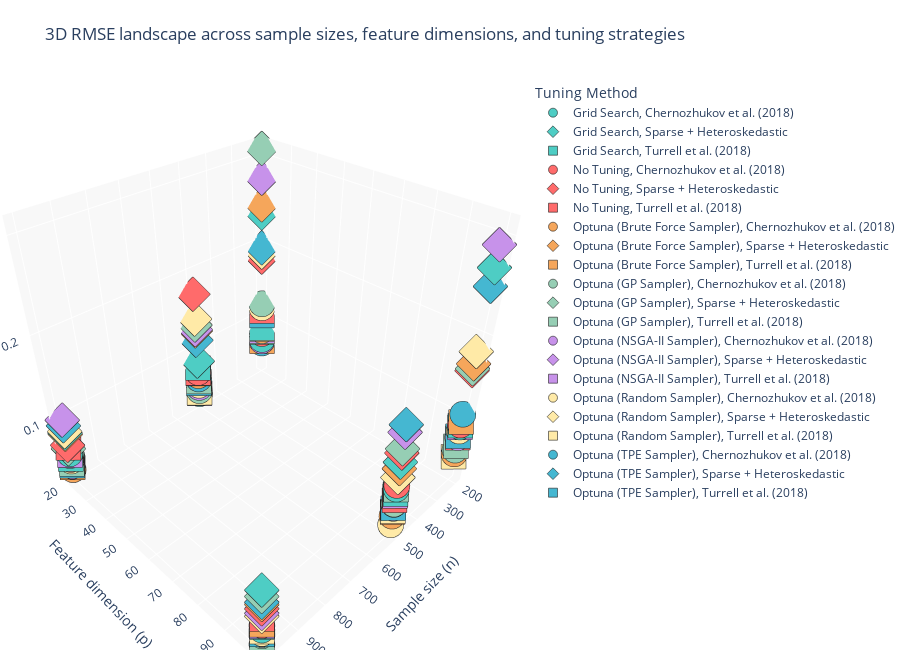

The code cell stored with this chart in its notebook:
### Code cell
# 3D interactive view of RMSE across sample sizes, feature dimensions, and tuning methods
import plotly.express as px

plot_rmse_3d_df = summary_df.copy()
plot_rmse_3d_df["n"] = plot_rmse_3d_df["n_obs"]
plot_rmse_3d_df["p"] = plot_rmse_3d_df["n_vars"]
plot_rmse_3d_df["DGP"] = plot_rmse_3d_df["dgp_label"]
plot_rmse_3d_df["Method"] = plot_rmse_3d_df["method_display"]

fig = px.scatter_3d(
    plot_rmse_3d_df,
    x="n",
    y="p",
    z="rmse",
    color="Method",
    symbol="DGP",
    hover_data={
        "n": True,
        "p": True,
        "rmse": ":.4f",
        "DGP": True,
    },
    labels={
        "n": "Sample size (n)",
        "p": "Feature dimension (p)",
        "rmse": "RMSE of θ̂",
    },
    color_discrete_map=plot_palette,
    height=650,
 )
fig.update_traces(marker=dict(size=9, line=dict(width=0.6, color="#222")))
fig.update_layout(
    title="3D RMSE landscape across sample sizes, feature dimensions, and tuning strategies",
    legend_title="Tuning Method",
    scene=dict(
        xaxis_title="Sample size (n)",
        yaxis_title="Feature dimension (p)",
        zaxis_title="RMSE of θ̂",
        xaxis=dict(backgroundcolor="#f8f8f8"),
        yaxis=dict(backgroundcolor="#f8f8f8"),
        zaxis=dict(backgroundcolor="#f8f8f8"),
    ),
    margin=dict(l=0, r=0, t=80, b=0),
 )
fig.show()

### Figure 1 — Plotly figure (JSON) as saved in the notebook; plotly's stock layout.template omitted (floating-point values rounded to 4 significant figures)
{"data": [{"customdata": [["Chernozhukov et al. (2018)"], ["Chernozhukov et al. (2018)"], ["Chernozhukov et al. (2018)"], ["Chernozhukov et al. (2018)"], ["Chernozhukov et al. (2018)"], ["Chernozhukov et al. (2018)"]], "hovertemplate": "Method=Grid Search<br>DGP=%{customdata[0]}<br>Sample size (n)=%{x}<br>Feature dimension (p)=%{y}<br>RMSE of θ̂=%{z:.4f}<extra></extra>", "legendgroup": "Grid Search, Chernozhukov et al. (2018)", "marker": {"color": "#4ECDC4", "line": {"color": "#222", "width": 0.6}, "size": 9, "symbol": "circle"}, "mode": "markers", "name": "Grid Search, Chernozhukov et al. (2018)", "scene": "scene", "showlegend": true, "type": "scatter3d", "x": [200, 200, 500, 500, 1000, 1000], "y": [20, 100, 20, 100, 20, 100], "z": [0.06469, 0.08976, 0.03558, 0.07796, 0.05294, 0.04449]}, {"customdata": [["Sparse + Heteroskedastic"], ["Sparse + Heteroskedastic"], ["Sparse + Heteroskedastic"], ["Sparse + Heteroskedastic"], ["Sparse + Heteroskedastic"], ["Sparse + Heteroskedastic"]], "hovertemplate": "Method=Grid Search<br>DGP=%{customdata[0]}<br>Sample size (n)=%{x}<br>Feature dimension (p)=%{y}<br>RMSE of θ̂=%{z:.4f}<extra></extra>", "legendgroup": "Grid Search, Sparse + Heteroskedastic", "marker": {"color": "#4ECDC4", "line": {"color": "#222", "width": 0.6}, "size": 9, "symbol": "diamond"}, "mode": "markers", "name": "Grid Search, Sparse + Heteroskedastic", "scene": "scene", "showlegend": true, "type": "scatter3d", "x": [200, 200, 500, 500, 1000, 1000], "y": [20, 100, 20, 100, 20, 100], "z": [0.2357, 0.2701, 0.0837, 0.1123, 0.08164, 0.09653]}, {"customdata": [["Turrell et al. (2018)"], ["Turrell et al. (2018)"], ["Turrell et al. (2018)"], ["Turrell et al. (2018)"], ["Turrell et al. (2018)"], ["Turrell et al. (2018)"]], "hovertemplate": "Method=Grid Search<br>DGP=%{customdata[0]}<br>Sample size (n)=%{x}<br>Feature dimension (p)=%{y}<br>RMSE of θ̂=%{z:.4f}<extra></extra>", "legendgroup": "Grid Search, Turrell et al. (2018)", "marker": {"color": "#4ECDC4", "line": {"color": "#222", "width": 0.6}, "size": 9, "symbol": "square"}, "mode": "markers", "name": "Grid Search, Turrell et al. (2018)", "scene": "scene", "showlegend": true, "type": "scatter3d", "x": [200, 200, 500, 500, 1000, 1000], "y": [20, 100, 20, 100, 20, 100], "z": [0.08155, 0.09154, 0.07382, 0.07136, 0.04541, 0.04854]}, {"customdata": [["Chernozhukov et al. (2018)"], ["Chernozhukov et al. (2018)"], ["Chernozhukov et al. (2018)"], ["Chernozhukov et al. (2018)"], ["Chernozhukov et al. (2018)"], ["Chernozhukov et al. (2018)"]], "hovertemplate": "Method=No Tuning<br>DGP=%{customdata[0]}<br>Sample size (n)=%{x}<br>Feature dimension (p)=%{y}<br>RMSE of θ̂=%{z:.4f}<extra></extra>", "legendgroup": "No Tuning, Chernozhukov et al. (2018)", "marker": {"color": "#FF6B6B", "line": {"color": "#222", "width": 0.6}, "size": 9, "symbol": "circle"}, "mode": "markers", "name": "No Tuning, Chernozhukov et al. (2018)", "scene": "scene", "showlegend": true, "type": "scatter3d", "x": [200, 200, 500, 500, 1000, 1000], "y": [20, 100, 20, 100, 20, 100], "z": [0.07367, 0.0924, 0.06716, 0.08278, 0.04504, 0.05071]}, {"customdata": [["Sparse + Heteroskedastic"], ["Sparse + Heteroskedastic"], ["Sparse + Heteroskedastic"], ["Sparse + Heteroskedastic"], ["Sparse + Heteroskedastic"], ["Sparse + Heteroskedastic"]], "hovertemplate": "Method=No Tuning<br>DGP=%{customdata[0]}<br>Sample size (n)=%{x}<br>Feature dimension (p)=%{y}<br>RMSE of θ̂=%{z:.4f}<extra></extra>", "legendgroup": "No Tuning, Sparse + Heteroskedastic", "marker": {"color": "#FF6B6B", "line": {"color": "#222", "width": 0.6}, "size": 9, "symbol": "diamond"}, "mode": "markers", "name": "No Tuning, Sparse + Heteroskedastic", "scene": "scene", "showlegend": true, "type": "scatter3d", "x": [200, 200, 500, 500, 1000, 1000], "y": [20, 100, 20, 100, 20, 100], "z": [0.1806, 0.1605, 0.1731, 0.1236, 0.06508, 0.07302]}, {"customdata": [["Turrell et al. (2018)"], ["Turrell et al. (2018)"], ["Turrell et al. (2018)"], ["Turrell et al. (2018)"], ["Turrell et al. (2018)"], ["Turrell et al. (2018)"]], "hovertemplate": "Method=No Tuning<br>DGP=%{customdata[0]}<br>Sample size (n)=%{x}<br>Feature dimension (p)=%{y}<br>RMSE of θ̂=%{z:.4f}<extra></extra>", "legendgroup": "No Tuning, Turrell et al. (2018)", "marker": {"color": "#FF6B6B", "line": {"color": "#222", "width": 0.6}, "size": 9, "symbol": "square"}, "mode": "markers", "name": "No Tuning, Turrell et al. (2018)", "scene": "scene", "showlegend": true, "type": "scatter3d", "x": [200, 200, 500, 500, 1000, 1000], "y": [20, 100, 20, 100, 20, 100], "z": [0.1066, 0.07532, 0.06644, 0.06298, 0.06134, 0.05928]}, {"customdata": [["Chernozhukov et al. (2018)"], ["Chernozhukov et al. (2018)"], ["Chernozhukov et al. (2018)"], ["Chernozhukov et al. (2018)"], ["Chernozhukov et al. (2018)"], ["Chernozhukov et al. (2018)"]], "hovertemplate": "Method=Optuna (Brute Force Sampler)<br>DGP=%{customdata[0]}<br>Sample size (n)=%{x}<br>Feature dimension (p)=%{y}<br>RMSE of θ̂=%{z:.4f}<extra></extra>", "legendgroup": "Optuna (Brute Force Sampler), Chernozhukov et al. (2018)", "marker": {"color": "#F5A65B", "line": {"color": "#222", "width": 0.6}, "size": 9, "symbol": "circle"}, "mode": "markers", "name": "Optuna (Brute Force Sampler), Chernozhukov et al. (2018)", "scene": "scene", "showlegend": true, "type": "scatter3d", "x": [200, 200, 500, 500, 1000, 1000], "y": [20, 100, 20, 100, 20, 100], "z": [0.07815, 0.05288, 0.06263, 0.04123, 0.03044, 0.0383]}, {"customdata": [["Sparse + Heteroskedastic"], ["Sparse + Heteroskedastic"], ["Sparse + Heteroskedastic"], ["Sparse + Heteroskedastic"], ["Sparse + Heteroskedastic"], ["Sparse + Heteroskedastic"]], "hovertemplate": "Method=Optuna (Brute Force Sampler)<br>DGP=%{customdata[0]}<br>Sample size (n)=%{x}<br>Feature dimension (p)=%{y}<br>RMSE of θ̂=%{z:.4f}<extra></extra>", "legendgroup": "Optuna (Brute Force Sampler), Sparse + Heteroskedastic", "marker": {"color": "#F5A65B", "line": {"color": "#222", "width": 0.6}, "size": 9, "symbol": "diamond"}, "mode": "markers", "name": "Optuna (Brute Force Sampler), Sparse + Heteroskedastic", "scene": "scene", "showlegend": true, "type": "scatter3d", "x": [200, 200, 500, 500, 1000, 1000], "y": [20, 100, 20, 100, 20, 100], "z": [0.2455, 0.1684, 0.1256, 0.1043, 0.07999, 0.07849]}, {"customdata": [["Turrell et al. (2018)"], ["Turrell et al. (2018)"], ["Turrell et al. (2018)"], ["Turrell et al. (2018)"], ["Turrell et al. (2018)"], ["Turrell et al. (2018)"]], "hovertemplate": "Method=Optuna (Brute Force Sampler)<br>DGP=%{customdata[0]}<br>Sample size (n)=%{x}<br>Feature dimension (p)=%{y}<br>RMSE of θ̂=%{z:.4f}<extra></extra>", "legendgroup": "Optuna (Brute Force Sampler), Turrell et al. (2018)", "marker": {"color": "#F5A65B", "line": {"color": "#222", "width": 0.6}, "size": 9, "symbol": "square"}, "mode": "markers", "name": "Optuna (Brute Force Sampler), Turrell et al. (2018)", "scene": "scene", "showlegend": true, "type": "scatter3d", "x": [200, 200, 500, 500, 1000, 1000], "y": [20, 100, 20, 100, 20, 100], "z": [0.06175, 0.09641, 0.06558, 0.04685, 0.0335, 0.05167]}, {"customdata": [["Chernozhukov et al. (2018)"], ["Chernozhukov et al. (2018)"], ["Chernozhukov et al. (2018)"], ["Chernozhukov et al. (2018)"], ["Chernozhukov et al. (2018)"], ["Chernozhukov et al. (2018)"]], "hovertemplate": "Method=Optuna (GP Sampler)<br>DGP=%{customdata[0]}<br>Sample size (n)=%{x}<br>Feature dimension (p)=%{y}<br>RMSE of θ̂=%{z:.4f}<extra></extra>", "legendgroup": "Optuna (GP Sampler), Chernozhukov et al. (2018)", "marker": {"color": "#96CEB4", "line": {"color": "#222", "width": 0.6}, "size": 9, "symbol": "circle"}, "mode": "markers", "name": "Optuna (GP Sampler), Chernozhukov et al. (2018)", "scene": "scene", "showlegend": true, "type": "scatter3d", "x": [200, 200, 500, 500, 1000, 1000], "y": [20, 100, 20, 100, 20, 100], "z": [0.1171, 0.05824, 0.0401, 0.05788, 0.05059, 0.03662]}, {"customdata": [["Sparse + Heteroskedastic"], ["Sparse + Heteroskedastic"], ["Sparse + Heteroskedastic"], ["Sparse + Heteroskedastic"], ["Sparse + Heteroskedastic"], ["Sparse + Heteroskedastic"]], "hovertemplate": "Method=Optuna (GP Sampler)<br>DGP=%{customdata[0]}<br>Sample size (n)=%{x}<br>Feature dimension (p)=%{y}<br>RMSE of θ̂=%{z:.4f}<extra></extra>", "legendgroup": "Optuna (GP Sampler), Sparse + Heteroskedastic", "marker": {"color": "#96CEB4", "line": {"color": "#222", "width": 0.6}, "size": 9, "symbol": "diamond"}, "mode": "markers", "name": "Optuna (GP Sampler), Sparse + Heteroskedastic", "scene": "scene", "showlegend": true, "type": "scatter3d", "x": [200, 200, 500, 500, 1000, 1000], "y": [20, 100, 20, 100, 20, 100], "z": [0.309, 0.1627, 0.1335, 0.1287, 0.06039, 0.08863]}, {"customdata": [["Turrell et al. (2018)"], ["Turrell et al. (2018)"], ["Turrell et al. (2018)"], ["Turrell et al. (2018)"], ["Turrell et al. (2018)"], ["Turrell et al. (2018)"]], "hovertemplate": "Method=Optuna (GP Sampler)<br>DGP=%{customdata[0]}<br>Sample size (n)=%{x}<br>Feature dimension (p)=%{y}<br>RMSE of θ̂=%{z:.4f}<extra></extra>", "legendgroup": "Optuna (GP Sampler), Turrell et al. (2018)", "marker": {"color": "#96CEB4", "line": {"color": "#222", "width": 0.6}, "size": 9, "symbol": "square"}, "mode": "markers", "name": "Optuna (GP Sampler), Turrell et al. (2018)", "scene": "scene", "showlegend": true, "type": "scatter3d", "x": [200, 200, 500, 500, 1000, 1000], "y": [20, 100, 20, 100, 20, 100], "z": [0.07589, 0.06355, 0.05378, 0.07706, 0.03856, 0.02856]}, {"customdata": [["Chernozhukov et al. (2018)"], ["Chernozhukov et al. (2018)"], ["Chernozhukov et al. (2018)"], ["Chernozhukov et al. (2018)"], ["Chernozhukov et al. (2018)"], ["Chernozhukov et al. (2018)"]], "hovertemplate": "Method=Optuna (NSGA-II Sampler)<br>DGP=%{customdata[0]}<br>Sample size (n)=%{x}<br>Feature dimension (p)=%{y}<br>RMSE of θ̂=%{z:.4f}<extra></extra>", "legendgroup": "Optuna (NSGA-II Sampler), Chernozhukov et al. (2018)", "marker": {"color": "#C792EA", "line": {"color": "#222", "width": 0.6}, "size": 9, "symbol": "circle"}, "mode": "markers", "name": "Optuna (NSGA-II Sampler), Chernozhukov et al. (2018)", "scene": "scene", "showlegend": true, "type": "scatter3d", "x": [200, 200, 500, 500, 1000, 1000], "y": [20, 100, 20, 100, 20, 100], "z": [0.06247, 0.07546, 0.04507, 0.05205, 0.03528, 0.0384]}, {"customdata": [["Sparse + Heteroskedastic"], ["Sparse + Heteroskedastic"], ["Sparse + Heteroskedastic"], ["Sparse + Heteroskedastic"], ["Sparse + Heteroskedastic"], ["Sparse + Heteroskedastic"]], "hovertemplate": "Method=Optuna (NSGA-II Sampler)<br>DGP=%{customdata[0]}<br>Sample size (n)=%{x}<br>Feature dimension (p)=%{y}<br>RMSE of θ̂=%{z:.4f}<extra></extra>", "legendgroup": "Optuna (NSGA-II Sampler), Sparse + Heteroskedastic", "marker": {"color": "#C792EA", "line": {"color": "#222", "width": 0.6}, "size": 9, "symbol": "diamond"}, "mode": "markers", "name": "Optuna (NSGA-II Sampler), Sparse + Heteroskedastic", "scene": "scene", "showlegend": true, "type": "scatter3d", "x": [200, 200, 500, 500, 1000, 1000], "y": [20, 100, 20, 100, 20, 100], "z": [0.2762, 0.2918, 0.1272, 0.1481, 0.09901, 0.06709]}, {"customdata": [["Turrell et al. (2018)"], ["Turrell et al. (2018)"], ["Turrell et al. (2018)"], ["Turrell et al. (2018)"], ["Turrell et al. (2018)"], ["Turrell et al. (2018)"]], "hovertemplate": "Method=Optuna (NSGA-II Sampler)<br>DGP=%{customdata[0]}<br>Sample size (n)=%{x}<br>Feature dimension (p)=%{y}<br>RMSE of θ̂=%{z:.4f}<extra></extra>", "legendgroup": "Optuna (NSGA-II Sampler), Turrell et al. (2018)", "marker": {"color": "#C792EA", "line": {"color": "#222", "width": 0.6}, "size": 9, "symbol": "square"}, "mode": "markers", "name": "Optuna (NSGA-II Sampler), Turrell et al. (2018)", "scene": "scene", "showlegend": true, "type": "scatter3d", "x": [200, 200, 500, 500, 1000, 1000], "y": [20, 100, 20, 100, 20, 100], "z": [0.07734, 0.08924, 0.03608, 0.0688, 0.05097, 0.04977]}, {"customdata": [["Chernozhukov et al. (2018)"], ["Chernozhukov et al. (2018)"], ["Chernozhukov et al. (2018)"], ["Chernozhukov et al. (2018)"], ["Chernozhukov et al. (2018)"], ["Chernozhukov et al. (2018)"]], "hovertemplate": "Method=Optuna (Random Sampler)<br>DGP=%{customdata[0]}<br>Sample size (n)=%{x}<br>Feature dimension (p)=%{y}<br>RMSE of θ̂=%{z:.4f}<extra></extra>", "legendgroup": "Optuna (Random Sampler), Chernozhukov et al. (2018)", "marker": {"color": "#FFEAA7", "line": {"color": "#222", "width": 0.6}, "size": 9, "symbol": "circle"}, "mode": "markers", "name": "Optuna (Random Sampler), Chernozhukov et al. (2018)", "scene": "scene", "showlegend": true, "type": "scatter3d", "x": [200, 200, 500, 500, 1000, 1000], "y": [20, 100, 20, 100, 20, 100], "z": [0.1115, 0.08438, 0.04826, 0.02896, 0.04284, 0.03985]}, {"customdata": [["Sparse + Heteroskedastic"], ["Sparse + Heteroskedastic"], ["Sparse + Heteroskedastic"], ["Sparse + Heteroskedastic"], ["Sparse + Heteroskedastic"], ["Sparse + Heteroskedastic"]], "hovertemplate": "Method=Optuna (Random Sampler)<br>DGP=%{customdata[0]}<br>Sample size (n)=%{x}<br>Feature dimension (p)=%{y}<br>RMSE of θ̂=%{z:.4f}<extra></extra>", "legendgroup": "Optuna (Random Sampler), Sparse + Heteroskedastic", "marker": {"color": "#FFEAA7", "line": {"color": "#222", "width": 0.6}, "size": 9, "symbol": "diamond"}, "mode": "markers", "name": "Optuna (Random Sampler), Sparse + Heteroskedastic", "scene": "scene", "showlegend": true, "type": "scatter3d", "x": [200, 200, 500, 500, 1000, 1000], "y": [20, 100, 20, 100, 20, 100], "z": [0.1871, 0.1825, 0.1414, 0.0931, 0.0837, 0.06318]}, {"customdata": [["Turrell et al. (2018)"], ["Turrell et al. (2018)"], ["Turrell et al. (2018)"], ["Turrell et al. (2018)"], ["Turrell et al. (2018)"], ["Turrell et al. (2018)"]], "hovertemplate": "Method=Optuna (Random Sampler)<br>DGP=%{customdata[0]}<br>Sample size (n)=%{x}<br>Feature dimension (p)=%{y}<br>RMSE of θ̂=%{z:.4f}<extra></extra>", "legendgroup": "Optuna (Random Sampler), Turrell et al. (2018)", "marker": {"color": "#FFEAA7", "line": {"color": "#222", "width": 0.6}, "size": 9, "symbol": "square"}, "mode": "markers", "name": "Optuna (Random Sampler), Turrell et al. (2018)", "scene": "scene", "showlegend": true, "type": "scatter3d", "x": [200, 200, 500, 500, 1000, 1000], "y": [20, 100, 20, 100, 20, 100], "z": [0.08031, 0.0489, 0.03686, 0.04801, 0.05083, 0.0423]}, {"customdata": [["Chernozhukov et al. (2018)"], ["Chernozhukov et al. (2018)"], ["Chernozhukov et al. (2018)"], ["Chernozhukov et al. (2018)"], ["Chernozhukov et al. (2018)"], ["Chernozhukov et al. (2018)"]], "hovertemplate": "Method=Optuna (TPE Sampler)<br>DGP=%{customdata[0]}<br>Sample size (n)=%{x}<br>Feature dimension (p)=%{y}<br>RMSE of θ̂=%{z:.4f}<extra></extra>", "legendgroup": "Optuna (TPE Sampler), Chernozhukov et al. (2018)", "marker": {"color": "#45B7D1", "line": {"color": "#222", "width": 0.6}, "size": 9, "symbol": "circle"}, "mode": "markers", "name": "Optuna (TPE Sampler), Chernozhukov et al. (2018)", "scene": "scene", "showlegend": true, "type": "scatter3d", "x": [200, 200, 500, 500, 1000, 1000], "y": [20, 100, 20, 100, 20, 100], "z": [0.0592, 0.1065, 0.05764, 0.05737, 0.03025, 0.02428]}, {"customdata": [["Sparse + Heteroskedastic"], ["Sparse + Heteroskedastic"], ["Sparse + Heteroskedastic"], ["Sparse + Heteroskedastic"], ["Sparse + Heteroskedastic"], ["Sparse + Heteroskedastic"]], "hovertemplate": "Method=Optuna (TPE Sampler)<br>DGP=%{customdata[0]}<br>Sample size (n)=%{x}<br>Feature dimension (p)=%{y}<br>RMSE of θ̂=%{z:.4f}<extra></extra>", "legendgroup": "Optuna (TPE Sampler), Sparse + Heteroskedastic", "marker": {"color": "#45B7D1", "line": {"color": "#222", "width": 0.6}, "size": 9, "symbol": "diamond"}, "mode": "markers", "name": "Optuna (TPE Sampler), Sparse + Heteroskedastic", "scene": "scene", "showlegend": true, "type": "scatter3d", "x": [200, 200, 500, 500, 1000, 1000], "y": [20, 100, 20, 100, 20, 100], "z": [0.1926, 0.2518, 0.113, 0.1568, 0.09153, 0.0813]}, {"customdata": [["Turrell et al. (2018)"], ["Turrell et al. (2018)"], ["Turrell et al. (2018)"], ["Turrell et al. (2018)"], ["Turrell et al. (2018)"], ["Turrell et al. (2018)"]], "hovertemplate": "Method=Optuna (TPE Sampler)<br>DGP=%{customdata[0]}<br>Sample size (n)=%{x}<br>Feature dimension (p)=%{y}<br>RMSE of θ̂=%{z:.4f}<extra></extra>", "legendgroup": "Optuna (TPE Sampler), Turrell et al. (2018)", "marker": {"color": "#45B7D1", "line": {"color": "#222", "width": 0.6}, "size": 9, "symbol": "square"}, "mode": "markers", "name": "Optuna (TPE Sampler), Turrell et al. (2018)", "scene": "scene", "showlegend": true, "type": "scatter3d", "x": [200, 200, 500, 500, 1000, 1000], "y": [20, 100, 20, 100, 20, 100], "z": [0.1002, 0.0774, 0.05114, 0.05223, 0.03595, 0.03847]}], "layout": {"height": 650, "legend": {"title": {"text": "Tuning Method"}, "tracegroupgap": 0}, "margin": {"b": 0, "l": 0, "r": 0, "t": 80}, "scene": {"domain": {"x": [0, 1], "y": [0, 1]}, "xaxis": {"backgroundcolor": "#f8f8f8", "title": {"text": "Sample size (n)"}}, "yaxis": {"backgroundcolor": "#f8f8f8", "title": {"text": "Feature dimension (p)"}}, "zaxis": {"backgroundcolor": "#f8f8f8", "title": {"text": "RMSE of θ̂"}}}, "title": {"text": "3D RMSE landscape across sample sizes, feature dimensions, and tuning strategies"}}}
